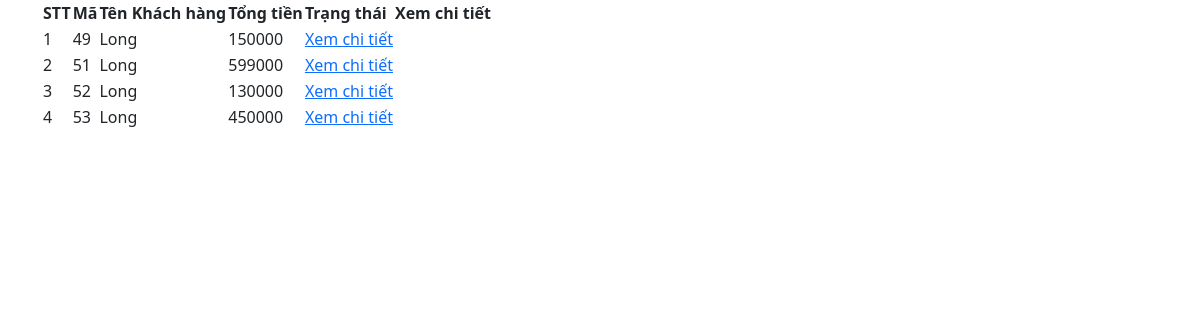
/wish-master/myorder.php?id=1, run on the app's committed database.
### tables this page shows
CREATE TABLE `tbl_don_hang` (
  `dh_ho` varchar(10) NOT NULL,
  `dh_ten` varchar(50) NOT NULL,
  `dh_sdt` varchar(20) NOT NULL,
  `dh_email` varchar(30) NOT NULL,
  `dh_city` varchar(20) NOT NULL,
  `dh_address` varchar(100) NOT NULL,
  `dh_ghichu` varchar(1000) NOT NULL,
  `dh_id` int(11) NOT NULL,
  `id_khachhang` int(11) NOT NULL,
  `total_price` int(11) NOT NULL,
  `tinhtrang` int(11) NOT NULL,
  `admin_id` int(11) NOT NULL,
  `date` varchar(100) NOT NULL
);

### wish-master/myorder.php (the view, shortened to what this page needs)
<?php
require("connect.php");
?>
<!DOCTYPE html>
<html lang="en">
<head>
<link rel="stylesheet" type="text/css" href="styles/bootstrap4/bootstrap.min.css">
<link href="plugins/font-awesome-4.7.0/css/font-awesome.min.css" rel="stylesheet" type="text/css">
<link rel="stylesheet" type="text/css" href="plugins/OwlCarousel2-2.2.1/owl.carousel.css">
<link rel="stylesheet" type="text/css" href="plugins/OwlCarousel2-2.2.1/owl.theme.default.css">
<link rel="stylesheet" type="text/css" href="plugins/OwlCarousel2-2.2.1/animate.css">
<link href="plugins/colorbox/colorbox.css" rel="stylesheet" type="text/css">
<link rel="stylesheet" type="text/css" href="styles/myorder.css">
<link rel="stylesheet" type="text/css" href="styles/responsive.css">
<link href="https://cdn.jsdelivr.net/npm/bootstrap@5.3.0-alpha1/dist/css/bootstrap.min.css" rel="stylesheet">
</head>
<body>
    <div class="container">
<table>
    <tr>
        <th>STT</th>
        <th>Mã</th>
        <th>Tên Khách hàng</th>
        <th>Tổng tiền</th>
        <th>Trạng thái</th>
        <th>Xem chi tiết</th>
    </tr>
    <?php
$id=$_GET['id'];
$sql="SELECT * FROM tbl_don_hang  where id_khachhang=$id";
$ketQuaTruyVan = $conn->query($sql);
                if($ketQuaTruyVan->num_rows > 0){
                    $i=0;
                    while($sanpham = $ketQuaTruyVan->fetch_assoc())
                    {
                        $i++;
                            ?>
    <tr>
        <td><?php echo $i ?></td>
        <td><?php echo $sanpham['dh_id']?></td>
        <td><?php echo $sanpham['dh_ten']?></td>
        <td><?php echo $sanpham['total_price']?></td>
        <td><a href="?dh_id=<?php echo $sanpham['dh_id'] ?> ">Xem chi tiết</a></td>
    </tr>
    <?php
                    }
                }
                    ?>
    </table>
    </div>
</body>

### data on the page
tbl_don_hang: dh_id "49", dh_ten "Long", total_price "150000"
tbl_don_hang: dh_id "51", dh_ten "Long", total_price "599000"
tbl_don_hang: dh_id "52", dh_ten "Long", total_price "130000"
tbl_don_hang: dh_id "53", dh_ten "Long", total_price "450000"
